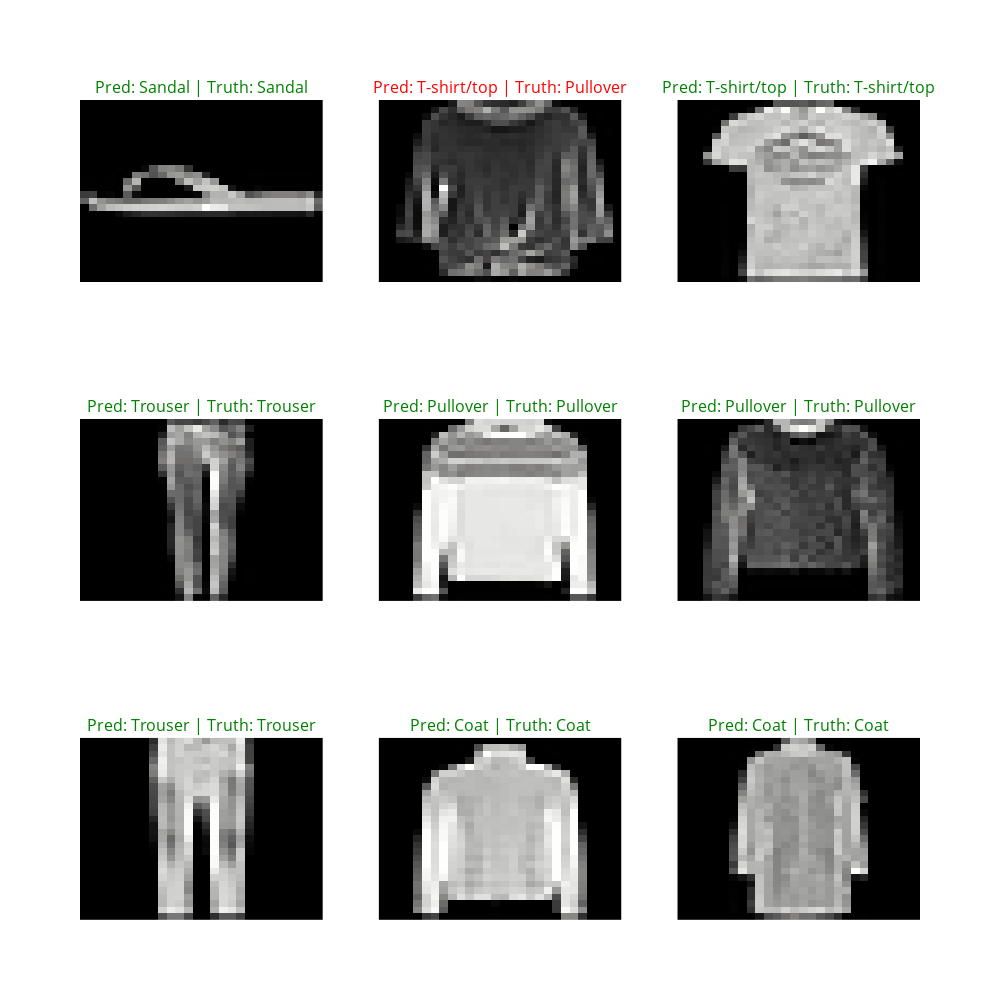

Notebook source saved alongside this figure:
### Code cell
# Plot predictions

plt.figure(figsize=(9, 9))
nrows = 3
ncols = 3
figure = make_subplots(rows=nrows, cols=ncols, subplot_titles=["title"] * nrows * ncols)
for i, sample in enumerate(test_samples):
  row = (i // ncols) + 1
  col=(i % ncols) + 1

  # Plot the target image
  # figure.add_trace(row=row, col=col, trace=go.Heatmap(z=sample.squeeze(), colorscale="gray_r", showscale=False))
  figure.add_trace(row=row, col=col, trace=go.Heatmap(z=sample.squeeze(), colorscale="gray", showscale=False))

  # Find the prediction (in text form, e.g "Sandal")
  pred_label = class_names[pred_classes[i]]

  # Get the truth label (in text form) 
  truth_label = class_names[test_labels[i]]

  # Create a title for the plot
  title_text = f"Pred: {pred_label} | Truth: {truth_label}"

  # Check for equality between pred and truth and change color of title text
  figure.layout.annotations[i].text = title_text

  if pred_label == truth_label:
    figure.layout.annotations[i].text = f"<span style=\"color:green;\">{title_text}</span>"
  else:
    figure.layout.annotations[i].text = f"<span style=\"color:red;\">{title_text}</span>"

figure.update_xaxes(visible=False)
figure.update_yaxes(visible=False, autorange="reversed")
figure.update_layout(height=1000, width=1000)
figure.show()

### Figure 1 — Plotly figure (JSON) as saved in the notebook; plotly's stock layout.template omitted (floating-point values rounded to 4 significant figures; data arrays with more than 128 entries replaced by an {"elided": "..."} marker saying what was removed)
{"data": [{"colorscale": [[0, "rgb(0, 0, 0)"], [0.09091, "rgb(16, 16, 16)"], [0.1818, "rgb(38, 38, 38)"], [0.2727, "rgb(59, 59, 59)"], [0.3636, "rgb(81, 80, 80)"], [0.4545, "rgb(102, 101, 101)"], [0.5455, "rgb(124, 123, 122)"], [0.6364, "rgb(146, 146, 145)"], [0.7273, "rgb(171, 171, 170)"], [0.8182, "rgb(197, 197, 195)"], [0.9091, "rgb(224, 224, 223)"], [1, "rgb(254, 254, 253)"]], "showscale": false, "type": "heatmap", "xaxis": "x", "yaxis": "y", "z": {"elided": "28x28 float values"}}, {"colorscale": [[0, "rgb(0, 0, 0)"], [0.09091, "rgb(16, 16, 16)"], [0.1818, "rgb(38, 38, 38)"], [0.2727, "rgb(59, 59, 59)"], [0.3636, "rgb(81, 80, 80)"], [0.4545, "rgb(102, 101, 101)"], [0.5455, "rgb(124, 123, 122)"], [0.6364, "rgb(146, 146, 145)"], [0.7273, "rgb(171, 171, 170)"], [0.8182, "rgb(197, 197, 195)"], [0.9091, "rgb(224, 224, 223)"], [1, "rgb(254, 254, 253)"]], "showscale": false, "type": "heatmap", "xaxis": "x2", "yaxis": "y2", "z": {"elided": "28x28 float values"}}, {"colorscale": [[0, "rgb(0, 0, 0)"], [0.09091, "rgb(16, 16, 16)"], [0.1818, "rgb(38, 38, 38)"], [0.2727, "rgb(59, 59, 59)"], [0.3636, "rgb(81, 80, 80)"], [0.4545, "rgb(102, 101, 101)"], [0.5455, "rgb(124, 123, 122)"], [0.6364, "rgb(146, 146, 145)"], [0.7273, "rgb(171, 171, 170)"], [0.8182, "rgb(197, 197, 195)"], [0.9091, "rgb(224, 224, 223)"], [1, "rgb(254, 254, 253)"]], "showscale": false, "type": "heatmap", "xaxis": "x3", "yaxis": "y3", "z": {"elided": "28x28 float values"}}, {"colorscale": [[0, "rgb(0, 0, 0)"], [0.09091, "rgb(16, 16, 16)"], [0.1818, "rgb(38, 38, 38)"], [0.2727, "rgb(59, 59, 59)"], [0.3636, "rgb(81, 80, 80)"], [0.4545, "rgb(102, 101, 101)"], [0.5455, "rgb(124, 123, 122)"], [0.6364, "rgb(146, 146, 145)"], [0.7273, "rgb(171, 171, 170)"], [0.8182, "rgb(197, 197, 195)"], [0.9091, "rgb(224, 224, 223)"], [1, "rgb(254, 254, 253)"]], "showscale": false, "type": "heatmap", "xaxis": "x4", "yaxis": "y4", "z": {"elided": "28x28 float values"}}, {"colorscale": [[0, "rgb(0, 0, 0)"], [0.09091, "rgb(16, 16, 16)"], [0.1818, "rgb(38, 38, 38)"], [0.2727, "rgb(59, 59, 59)"], [0.3636, "rgb(81, 80, 80)"], [0.4545, "rgb(102, 101, 101)"], [0.5455, "rgb(124, 123, 122)"], [0.6364, "rgb(146, 146, 145)"], [0.7273, "rgb(171, 171, 170)"], [0.8182, "rgb(197, 197, 195)"], [0.9091, "rgb(224, 224, 223)"], [1, "rgb(254, 254, 253)"]], "showscale": false, "type": "heatmap", "xaxis": "x5", "yaxis": "y5", "z": {"elided": "28x28 float values"}}, {"colorscale": [[0, "rgb(0, 0, 0)"], [0.09091, "rgb(16, 16, 16)"], [0.1818, "rgb(38, 38, 38)"], [0.2727, "rgb(59, 59, 59)"], [0.3636, "rgb(81, 80, 80)"], [0.4545, "rgb(102, 101, 101)"], [0.5455, "rgb(124, 123, 122)"], [0.6364, "rgb(146, 146, 145)"], [0.7273, "rgb(171, 171, 170)"], [0.8182, "rgb(197, 197, 195)"], [0.9091, "rgb(224, 224, 223)"], [1, "rgb(254, 254, 253)"]], "showscale": false, "type": "heatmap", "xaxis": "x6", "yaxis": "y6", "z": {"elided": "28x28 float values"}}, {"colorscale": [[0, "rgb(0, 0, 0)"], [0.09091, "rgb(16, 16, 16)"], [0.1818, "rgb(38, 38, 38)"], [0.2727, "rgb(59, 59, 59)"], [0.3636, "rgb(81, 80, 80)"], [0.4545, "rgb(102, 101, 101)"], [0.5455, "rgb(124, 123, 122)"], [0.6364, "rgb(146, 146, 145)"], [0.7273, "rgb(171, 171, 170)"], [0.8182, "rgb(197, 197, 195)"], [0.9091, "rgb(224, 224, 223)"], [1, "rgb(254, 254, 253)"]], "showscale": false, "type": "heatmap", "xaxis": "x7", "yaxis": "y7", "z": {"elided": "28x28 float values"}}, {"colorscale": [[0, "rgb(0, 0, 0)"], [0.09091, "rgb(16, 16, 16)"], [0.1818, "rgb(38, 38, 38)"], [0.2727, "rgb(59, 59, 59)"], [0.3636, "rgb(81, 80, 80)"], [0.4545, "rgb(102, 101, 101)"], [0.5455, "rgb(124, 123, 122)"], [0.6364, "rgb(146, 146, 145)"], [0.7273, "rgb(171, 171, 170)"], [0.8182, "rgb(197, 197, 195)"], [0.9091, "rgb(224, 224, 223)"], [1, "rgb(254, 254, 253)"]], "showscale": false, "type": "heatmap", "xaxis": "x8", "yaxis": "y8", "z": {"elided": "28x28 float values"}}, {"colorscale": [[0, "rgb(0, 0, 0)"], [0.09091, "rgb(16, 16, 16)"], [0.1818, "rgb(38, 38, 38)"], [0.2727, "rgb(59, 59, 59)"], [0.3636, "rgb(81, 80, 80)"], [0.4545, "rgb(102, 101, 101)"], [0.5455, "rgb(124, 123, 122)"], [0.6364, "rgb(146, 146, 145)"], [0.7273, "rgb(171, 171, 170)"], [0.8182, "rgb(197, 197, 195)"], [0.9091, "rgb(224, 224, 223)"], [1, "rgb(254, 254, 253)"]], "showscale": false, "type": "heatmap", "xaxis": "x9", "yaxis": "y9", "z": {"elided": "28x28 float values"}}], "layout": {"annotations": [{"font": {"size": 16}, "showarrow": false, "text": "<span style=\"color:green;\">Pred: Sandal | Truth: Sandal</span>", "x": 0.1444, "xanchor": "center", "xref": "paper", "y": 1, "yanchor": "bottom", "yref": "paper"}, {"font": {"size": 16}, "showarrow": false, "text": "<span style=\"color:red;\">Pred: T-shirt/top | Truth: Pullover</span>", "x": 0.5, "xanchor": "center", "xref": "paper", "y": 1, "yanchor": "bottom", "yref": "paper"}, {"font": {"size": 16}, "showarrow": false, "text": "<span style=\"color:green;\">Pred: T-shirt/top | Truth: T-shirt/top</span>", "x": 0.8556, "xanchor": "center", "xref": "paper", "y": 1, "yanchor": "bottom", "yref": "paper"}, {"font": {"size": 16}, "showarrow": false, "text": "<span style=\"color:green;\">Pred: Trouser | Truth: Trouser</span>", "x": 0.1444, "xanchor": "center", "xref": "paper", "y": 0.6111, "yanchor": "bottom", "yref": "paper"}, {"font": {"size": 16}, "showarrow": false, "text": "<span style=\"color:green;\">Pred: Pullover | Truth: Pullover</span>", "x": 0.5, "xanchor": "center", "xref": "paper", "y": 0.6111, "yanchor": "bottom", "yref": "paper"}, {"font": {"size": 16}, "showarrow": false, "text": "<span style=\"color:green;\">Pred: Pullover | Truth: Pullover</span>", "x": 0.8556, "xanchor": "center", "xref": "paper", "y": 0.6111, "yanchor": "bottom", "yref": "paper"}, {"font": {"size": 16}, "showarrow": false, "text": "<span style=\"color:green;\">Pred: Trouser | Truth: Trouser</span>", "x": 0.1444, "xanchor": "center", "xref": "paper", "y": 0.2222, "yanchor": "bottom", "yref": "paper"}, {"font": {"size": 16}, "showarrow": false, "text": "<span style=\"color:green;\">Pred: Coat | Truth: Coat</span>", "x": 0.5, "xanchor": "center", "xref": "paper", "y": 0.2222, "yanchor": "bottom", "yref": "paper"}, {"font": {"size": 16}, "showarrow": false, "text": "<span style=\"color:green;\">Pred: Coat | Truth: Coat</span>", "x": 0.8556, "xanchor": "center", "xref": "paper", "y": 0.2222, "yanchor": "bottom", "yref": "paper"}], "height": 1000, "width": 1000, "xaxis": {"anchor": "y", "domain": [0, 0.2889], "visible": false}, "xaxis2": {"anchor": "y2", "domain": [0.3556, 0.6444], "visible": false}, "xaxis3": {"anchor": "y3", "domain": [0.7111, 1], "visible": false}, "xaxis4": {"anchor": "y4", "domain": [0, 0.2889], "visible": false}, "xaxis5": {"anchor": "y5", "domain": [0.3556, 0.6444], "visible": false}, "xaxis6": {"anchor": "y6", "domain": [0.7111, 1], "visible": false}, "xaxis7": {"anchor": "y7", "domain": [0, 0.2889], "visible": false}, "xaxis8": {"anchor": "y8", "domain": [0.3556, 0.6444], "visible": false}, "xaxis9": {"anchor": "y9", "domain": [0.7111, 1], "visible": false}, "yaxis": {"anchor": "x", "autorange": "reversed", "domain": [0.7778, 1], "visible": false}, "yaxis2": {"anchor": "x2", "autorange": "reversed", "domain": [0.7778, 1], "visible": false}, "yaxis3": {"anchor": "x3", "autorange": "reversed", "domain": [0.7778, 1], "visible": false}, "yaxis4": {"anchor": "x4", "autorange": "reversed", "domain": [0.3889, 0.6111], "visible": false}, "yaxis5": {"anchor": "x5", "autorange": "reversed", "domain": [0.3889, 0.6111], "visible": false}, "yaxis6": {"anchor": "x6", "autorange": "reversed", "domain": [0.3889, 0.6111], "visible": false}, "yaxis7": {"anchor": "x7", "autorange": "reversed", "domain": [0, 0.2222], "visible": false}, "yaxis8": {"anchor": "x8", "autorange": "reversed", "domain": [0, 0.2222], "visible": false}, "yaxis9": {"anchor": "x9", "autorange": "reversed", "domain": [0, 0.2222], "visible": false}}}
